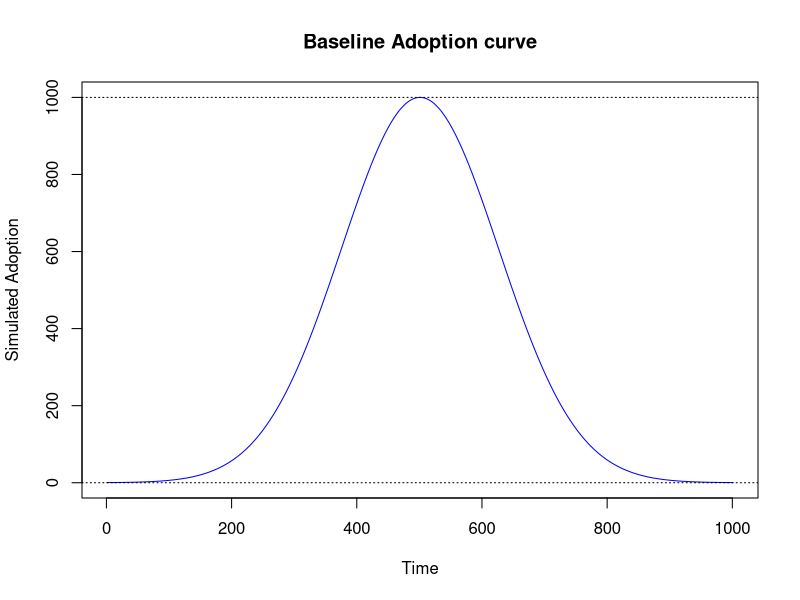
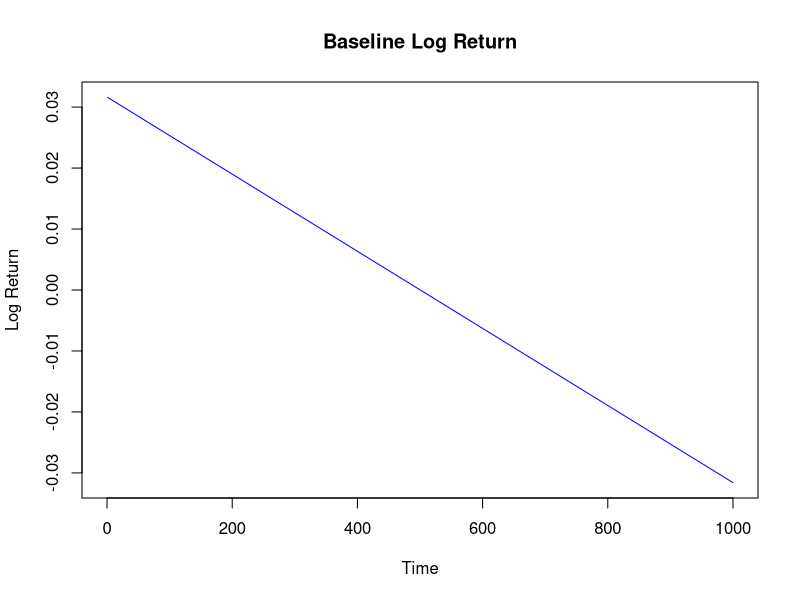

Reproduce these figures in R, in order. (Note: this script raises an error after producing the figures.)
#########################################################
#                                                       #
#              Code to generate simulated               #
#           technology adoption curves for              #
#        Return Regression prediction research          #
#                                                       #
#                 Liliya Semenenko                      #
#                    September, 2022                    #
#                                                       #
#########################################################

# Set seed
set.seed(1)

#########################################################
#   Set simulaton parameters
#########################################################

n <- 1000   # number of observations per adoption curve
M <- 20     # number of adoption curves

#########################################################
#   Generate and plot baseline adoption curve
#########################################################

base = 1000*exp(-(0:n-n/2)^2/n^1.5)

# #specify path to save PDF to
# destination_base = 'C:/Users/lilin/OneDrive/Документы/Stat Research/Grace_project_code/Plot_AdoptionBase.pdf'
# #open PDF
# pdf(file=destination_base)

plot(0:n+1,base,ldw=2, type="l",col="blue",
     xlab="Time", ylab="Simulated Adoption", main="Baseline Adoption curve")
abline(h=c(0,1000),lty=3)

# #turn off PDF plotting
# dev.off()

#########################################################
#   Compute and plot base log(return) of adoption curves
#########################################################

base_log = rep(NA,n+1)
for (k in 1:n){
  base_log[k+1] <- log(base[k+1]/base[k])
}

#specify path to save PDF to
destination_bl = 'C:/Users/lilin/OneDrive/Документы/Stat Research/Grace_project_code/Plot_LogBase.pdf'
#open PDF
pdf(file=destination_bl)
plot(0:n,base_log,type="l",ldw=2,col="blue",
     xlab="Time", ylab="Log Return", main="Baseline Log Return")
#turn off PDF plotting
dev.off()

#########################################################
#   Generate adoption curves with added noise
#########################################################

my_function = function(n,M, p_noise){

curves = matrix(NA,n+1,M)
for (i in 1:M){ 
  for (j in 0:n+1){
    curves[j,i] = base[j]*(1+p_noise*rnorm(1)) 
  }
}

#########################################################
#   Compute log(return) of adoption curves
#########################################################

log_rtn <- matrix(NA,n+1,M)
for (i in 1:M){
  for (j in 1:n){
    log_rtn[j+1,i] <- log(curves[j+1,i]/curves[j,i])
  }
}
results = cbind(curves,log_rtn)
return(results)
}

#########################################################
#   Create data frame of Noise Curves and Log Returns to export
#########################################################

# Function Results: a= 1% Noise, b= 5% Noise, c= 10% Noise
a = my_function(n=1000, M=20, p_noise=0.01)
b = my_function(n=1000, M=20, p_noise=0.05)
c = my_function(n=1000, M=20, p_noise=0.1)

# Create a data frame with Base, Curves, Base Log, Log Return
allcurve = cbind(a[,1:20],b[,1:20],c[,1:20])
all_log = cbind(a[,21:40],b[,21:40],c[,21:40])
new = cbind(base, allcurve, base_log, all_log)

# Name Columns
names = c(rep(0, 60))
noise = 1:20
names[1:20] = c(sprintf("1%% Noise %s", noise))
names[21:40] = c(sprintf("5%% Noise %s", noise))
names[41:60] = c(sprintf("10%% Noise %s", noise))          

log_names = c(rep(0, 60))
log_names[1:20] = c(sprintf("1%% Return %s", noise))
log_names[21:40] = c(sprintf("5%% Return %s", noise))
log_names[41:60] = c(sprintf("10%% Return %s", noise)) 

colnames(new)[1] = c("Base")
colnames(new)[2:61] = names
colnames(new)[62] = c("Base Return")
colnames(new)[63:122] = log_names

# Make "Time" a 1st column
Time = data.frame(Time = 1:1001)
new = cbind(Time,new)

# Write a csv file with simulated data
write.csv(new, "C:/Users/lilin/OneDrive/Документы/Stat Research/Grace_project_code/2022_24_09_Simulated_Data.csv",row.names=F)

#########################################################
#   Plot all 20 curves for 3 noise levels in 1 pdf 
#########################################################

#specify path to save PDF to
destination = 'C:/Users/lilin/OneDrive/Документы/Stat Research/Grace_project_code/Plots_Noise.pdf'
#open PDF
pdf(file=destination)

p_noise1=0.01
p_noise5=0.05
p_noise10=0.1

### Curves for 1% Noise ###
plot(0:n,a[,1], type="l", ylim=c(0,1000*(1+2*p_noise1)),
     xlab="Time", ylab="Simulated Adoption", main="1% Noise Adoption curve")
for (i in 2:M){
  lines(0:n,a[,i],col=i)
}
abline(h=c(0,1000), lty=3)

### Curves for 5% Noise ###
plot(0:n,b[,1], type="l", ylim=c(0,1000*(1+2*p_noise5)), 
     xlab="Time", ylab="Simulated Adoption", main="5% Noise Adoption curve")
for (i in 2:M){
  lines(0:n,b[,i],col=i)
}
abline(h=c(0,1000), lty=3)

### Curves for 10% Noise ###
plot(0:n, c[,1], type="l", ylim=c(0,1000*(1+2*p_noise10)), 
     xlab="Time", ylab="Simulated Adoption", main="10% Noise Adoption curve")
for (i in 2:M){
  lines(0:n, c[,i], col=i)
}
abline(h=c(0,1000), lty=3)

#turn off PDF plotting
dev.off()


#########################################################
#   Plot all 20 Log Returns for 3 noise levels in 1 pdf 
#########################################################

#specify path to save PDF to
destination_LR = 'C:/Users/lilin/OneDrive/Документы/Stat Research/Grace_project_code/Plots_Return.pdf'
#open PDF
pdf(file=destination_LR)

### Return for 1% Noise ###
plot(1:n,a[2:1001,21], type="l", ylim=10*c(-p_noise1,p_noise1),
     xlab="Time", ylab="Log Return", main="1% Noise Log Return")
for (i in 2:M){
  lines(1:n,a[2:1001,20+i], col=i)
}

### Return for 5% Noise ###
plot(1:n,b[2:1001,21], type="l", ylim=10*c(-p_noise5,p_noise5),
     xlab="Time", ylab="Log Return", main="5% Noise Log Return")
for (i in 2:M){
  lines(1:n,b[2:1001,20+i], col=i)
}

### Return for 10% Noise ###
plot(1:n, c[2:1001,21], type="l", ylim=10*c(-p_noise10,p_noise10),
     xlab="Time", ylab="Log Return", main="10% Noise Log Return")
for (i in 2:M){
  lines(1:n,c[2:1001,20+i], col=i)
}

#turn off PDF plotting
dev.off()
